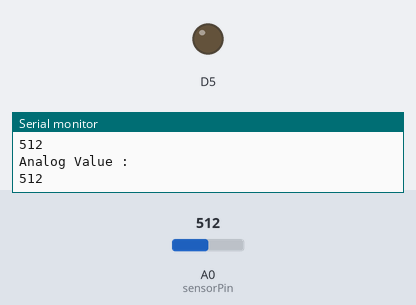
Simulated run of this sketch. Board: ESP8266 (NodeMCU). Parts: output pins drawn as LEDs (lit = HIGH), the last lines printed to the serial monitor. The inputs (shaded band) are chosen by the test bench; at power-on: A0 (sensorPin) = 512.

Above: at 1.8 s.
1.9 s: A0 (sensorPin) set to 890
3.4 s: A0 (sensorPin) set to 910
At 4.6 s:
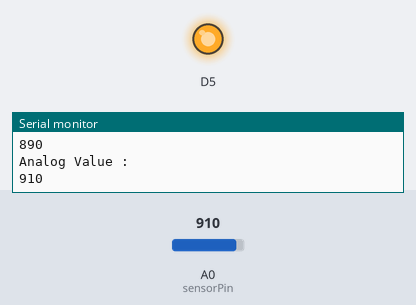
5.5 s: A0 (sensorPin) set to 900
At 7.2 s:
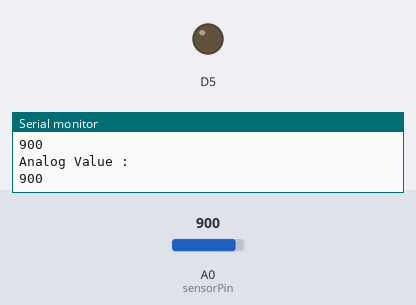
7.5 s: A0 (sensorPin) set to 1023
At 8.9 s:
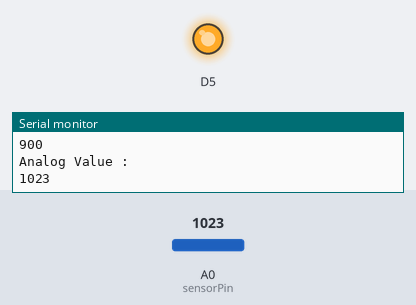
Timing chart, 0 to 10.5 s (numbered marks = the images above; inputs shaded):
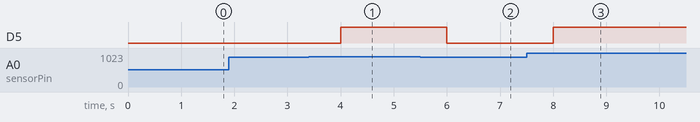

Measured:
- the behaviour switches between 900 and 901 on A0 (sensorPin) (found by bisection; images 0 and 1)
- after the input at 3.4 s, D5: LOW → HIGH after 0.60 s
- after the input at 5.5 s, D5: HIGH → LOW after 0.50 s
- after the input at 7.5 s, D5: LOW → HIGH after 0.50 s

The sketch:

Automatic_Plant_Watering_System.ino
```cpp
int sensorPin = A0;
int sensorValue;
int limit = 900;

void setup() {
Serial.begin(9600);
pinMode(D5, OUTPUT);
}

void loop() {
sensorValue = analogRead(sensorPin);

Serial.println("Analog Value : ");
Serial.println(sensorValue);

if (sensorValue>limit) {
digitalWrite(D5, HIGH);
}
else {
digitalWrite(D5, LOW);
 }
delay(1000);
}
```
